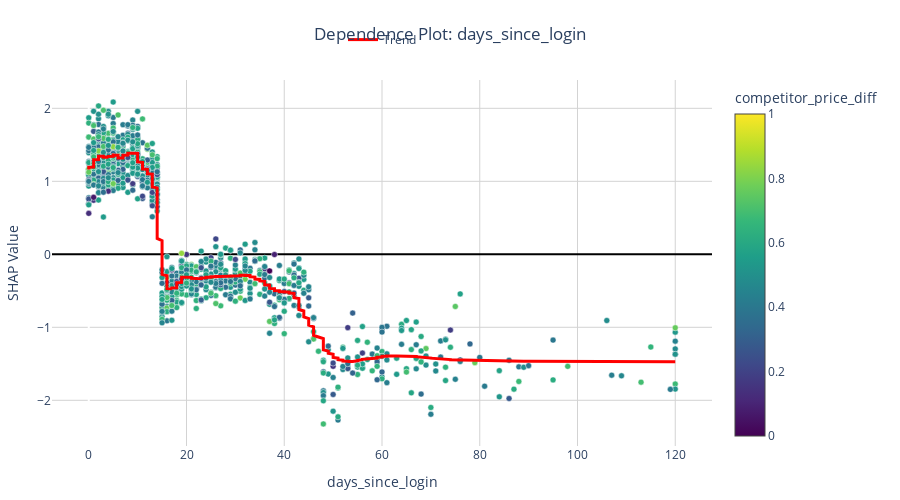

The code cell stored with this chart in its notebook:
### Markdown cell above
---
## 3. Feature Dependence Plots

**What it shows:** How feature values affect predictions

### Code cell
fig = interp.plot_dependence('days_since_login')
fig.show()

### Figure 1 — Plotly figure (JSON) as saved in the notebook; plotly's stock layout.template omitted (floating-point values rounded to 4 significant figures; data arrays with more than 128 entries replaced by an {"elided": "..."} marker saying what was removed)
{"data": [{"hovertemplate": "<b>days_since_login</b>: %{x:.2f}<br>SHAP: %{y:.4f}<extra></extra>", "marker": {"color": {"elided": "1000 float values"}, "colorbar": {"title": {"text": "competitor_price_diff"}}, "colorscale": [[0.0, "#440154"], [0.1111, "#482878"], [0.2222, "#3e4989"], [0.3333, "#31688e"], [0.4444, "#26828e"], [0.5556, "#1f9e89"], [0.6667, "#35b779"], [0.7778, "#6ece58"], [0.8889, "#b5de2b"], [1.0, "#fde725"]], "line": {"color": "white", "width": 0.5}, "showscale": true, "size": 6}, "mode": "markers", "showlegend": false, "type": "scatter", "x": {"elided": "1000 int values"}, "y": {"elided": "1000 float values"}}, {"hoverinfo": "skip", "line": {"color": "red", "width": 3}, "mode": "lines", "name": "Trend", "showlegend": true, "type": "scatter", "x": {"elided": "1000 int values"}, "y": {"elided": "1000 float values"}}], "layout": {"height": 500, "hovermode": "closest", "legend": {"orientation": "h", "x": 0.5, "xanchor": "center", "y": 1.15, "yanchor": "top"}, "margin": {"b": 50, "l": 50, "r": 50, "t": 80}, "plot_bgcolor": "white", "title": {"text": "Dependence Plot: days_since_login", "x": 0.5, "xanchor": "center"}, "xaxis": {"gridcolor": "lightgray", "gridwidth": 1, "showgrid": true, "title": {"text": "days_since_login"}}, "yaxis": {"gridcolor": "lightgray", "gridwidth": 1, "showgrid": true, "title": {"text": "SHAP Value"}, "zeroline": true, "zerolinecolor": "black", "zerolinewidth": 2}}}
